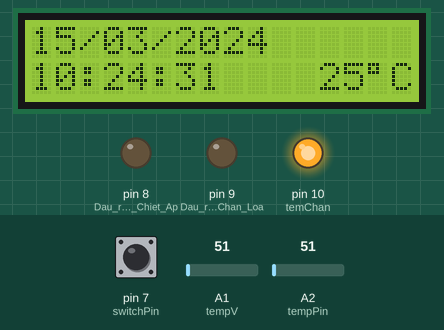
Recording of a sketch running on a simulated Arduino Uno, built with avr-gcc and run on an emulated ATmega328P. Shown: 16×2 character LCD, output pins drawn as LEDs (lit = HIGH). The inputs (shaded band) are chosen by the test bench; at power-on: pin 7 (switchPin) HIGH, A1 (tempV) = 51, A2 (tempPin) = 51. The local clock reads 2024-03-15 10:24:30 at power-on unless the sketch sets it.

Above: at 1.4 s.
1.5 s: pin 7 (switchPin) pulled LOW for 0.15 s
At 2.47 s:
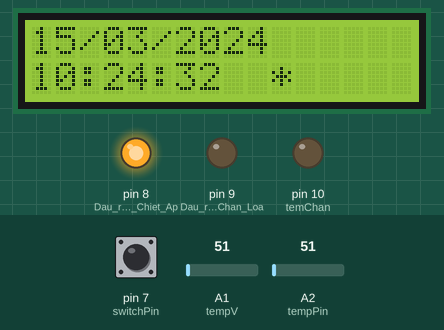
4.4 s: pin 7 (switchPin) pulled LOW for 1 s
At 6.51 s:
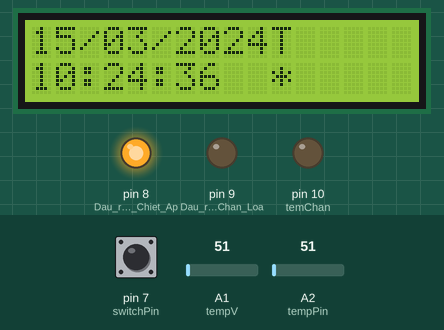
Timing chart, 0 to 8.0 s (numbered marks = the images above; inputs shaded):
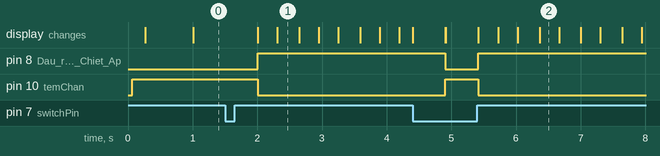

The sketch:

sketch_feb26a.ino
```cpp
// Ban quyen code thuoc ve team: Vinh, Huynh, Long Nhan
// Big Project - IOT - Thay Loi

#include<LiquidCrystal.h>   // Thu vien LCD
#include <TimeLib.h>        // Thu vien thoi gian
#include <DS1307RTC.h>      // Thu vien DS1307
//#include "RTClib.h"       // Thu vien Cai thoi gian ban dau

//RTC_DS1307 rtc;        // Khai bao DS1307

bool BaoThuc=false;      // Khong co Bao thuc

int switchPin=7;         // Chan Button
bool checkSwitch=false;  // Kiem tra xem Button co duoc nhan khong

int value;               // Gia tri Chiet Ap
const int tempV=A1;      // Chan Chiet Ap chinh bao thuc

int temValue;            // Gia tri do C
const int tempPin=A2;    // Chan Output cua LM35
int temChan=10;          // Chan nguon vao cho LM35

int dem=0;               // Bien de check cai bao thuc

int HClock;              // Gio bao thuc
int MClock;              // Phut bao thuc

LiquidCrystal lcd(12,11,5,4,3,2);  // Khoi tao cac chan LCD

tmElements_t tm;  // Khai bao Thoi gian

void setup()
{
  lcd.begin(16, 2);       // Thong bao day la LCD1602
  Serial.begin(9600);     // Mo port o muc 9600
  pinMode(9,OUTPUT);      // Dau ra Chan Loa
  pinMode(8,OUTPUT);      // Dau ra Chan Chiet Ap
  digitalWrite(8, LOW);   // Tat dau ra Chan Chiet Ap

  pinMode(switchPin,INPUT);     //Dau vao Chan Button
  pinMode(temChan,OUTPUT);      //Dau ra LM35
  digitalWrite(temChan, HIGH);  //Bat dau ra LM35

  while (!Serial) ; // Doi khoi dong cong Serial
  delay(200);       // Doi 0.2s
  //rtc.adjust(DateTime(F(__DATE__), F(__TIME__)));  //Khoi tao thoi gian ban dau
}

void loop()
{
  Time();                       // Hien thi Thoi gian
  if (BaoThuc==true) Alarm();   // Neu Bao thuc BAT thi hien thi thoi gian Bao thuc
  else {
    lcd.setCursor(11,0);        // Toi vi tri (11,0) LCD
    lcd.print("     ");         // Neu Bao thuc TAT thi hien thi thoi gian Bao thuc
  }
  if ((dem==0)&&(tm.Second%2==0)) NhietDo();  // Neu Button ko an, thi Nhiet Do se tu reset lien tuc sau 2s
  CheckButton();                // Kiem tra Button co an hay khong
}

void CheckButton()
{
  int var= digitalRead(switchPin);  // Doc gia tri Button
  if (var==LOW)                     // Neu Button duoc an
  {
    checkSwitch=true;               // Xac nhan da an Button
    delay(500);                     // Delay 0,5s de tranh sai xot
  }
  if (var==HIGH)                    // Neu Button khong duoc an
  {
    checkSwitch=false;              // Xac nhan Button Khong duoc an
  }

  if(checkSwitch==true)             // Neu da an Button
  {
      dem++;                        // So lan an Button hien tai la 1
      checkSwitch==false;           // Xac nhan Button Khong duoc an
  }
  if (dem!=0) CheckDem();           // Lam cong viec tuong duong so lan an Button
}

void print2digits(int number)       // Ham in them chu so "0"
{
  if (number >= 0 && number < 10)   // So tron khoang tu 0-10
  {
    lcd.print('0');                 // In them so 0 phia truoc
  }
  lcd.print(number);                // Sau do In so
}

void NhietDo()      // Ham in nhiet do
{
  digitalWrite(temChan, HIGH);    // Cap nguon cho LM35
  temValue=analogRead(tempPin);   // Doc gia tri LM35
  delay(1);                       // Doi 1s de tranh sai so
  float tempCelsius=(temValue*5.0/1024.0)*100.0;    // Nhiet do C
  float TempFahrenheit=(tempCelsius*9)/5.0+32;      // Nhiet do F
  lcd.setCursor(12,1);            // Toi vi tri (12,1) LCD
  lcd.print(tempCelsius,0);       // In ra do C da duoc lam tron
  lcd.setCursor(14,1);            // Toi vi tri (14,1) LCD
  lcd.write(223);                 // In ra do trong mang ma Ascii
  lcd.print("C");                 // In ra chu C
}

void ClearNhiet()   // Ham xoa Nhiet Do
{
   if (dem==1) digitalWrite(temChan, LOW);  // Neu nhan Button lan mot thi ko cap nguon cho LM35
   lcd.setCursor(10,1);      // Toi vi tri (10,1) LCD
   lcd.print("      ");      // Xoa Nhiet Do
   lcd.setCursor(10,0);      // Toi vi tri (10,0) LCD
   lcd.print(" ");           // Xoa hien thi bat tat Bao thuc
}

void CheckDem()   // Thuc hien cong viec khi nhan Button
{
  if (dem==1)     // Khi nhan Button lan 1
  {
    ClearNhiet();         // Xoa nhiet do
    OpenPoint(10,1);      // Toa do diem chinh bao thuc
    if (ChietAp(0,2)==1)  // Neu gia tri cua Chiet Ap bang 1
    {
       lcd.setCursor(10,0);   // Toi vi tri (10,0) LCD
       lcd.print('B');        // Hien thi B co nghia la BAT, da bat bao thuc
       BaoThuc=true;          // Bao thuc da bat
    }
    else if (ChietAp(0,2)==0) // Neu gia tri cua Chiet Ap bang 0
    {
      lcd.setCursor(10,0);  // Toi vi tri (10,0) LCD
      lcd.print('T');       // Hien thi T co nghia la TAT, da tat bao thuc
      BaoThuc=false;        // Bao thuc da tat
    }
  }
  if (dem==2&&BaoThuc==false) dem=4; // Khi nhan Button lan 2 va ko dat Bao thuc thi nhu da nhan Button lan 4
  if (dem==2)   // Khi nhan Button lan 2
  {
    ClearNhiet();      // Xoa nhiet do
    OpenPoint(11,1);   // Toa do diem chinh bao thuc
    OpenPoint(12,1);   // Toa do diem chinh bao thuc
    HClock=ChietAp(0,24); // Chinh gio bao thuc tu 0-23
  }
  if (dem==3)   // Khi nhan Button lan 3
  {
    ClearNhiet();     // Xoa nhiet do
    OpenPoint(14,1);  // Toa do diem chinh bao thuc
    OpenPoint(15,1);  // Toa do diem chinh bao thuc
    MClock=ChietAp(0,60);  // Chinh phut bao thuc tu 0-59
  }
  if (dem==4)  // Khi nhan Button lan 4
  {
    digitalWrite(8, LOW); // Tat Chiet Ap
    ClearNhiet();         // Xoa nhiet do va nhung thu linh tinh con lai
    dem=0;                // Khoi tao lai so lan nhan Button
    NhietDo();            // Hien thi lai Nhiet do
  }
}

int ChietAp(int Start, int Stop)  // Nhan gia tri cua Chiet Ap trong khoang tuy chon
{
    digitalWrite(8, HIGH);        // Bat Chiet Ap
    value = analogRead(tempV);    // Doc gia tri cua Chiet Ap
    delay(1);                     // Doi de tranh sai xot
    int voltage;                  // Bien de luu gia tri chuyen doi
    voltage = map(value,0,1023,Start,Stop);  // Chuyen doi gia tri cua Chiet Ap sang gia tri khac
    return voltage;               // Tra gia tri vua chuyen doi cho Ham
}

void OpenPoint(int x,int y)   // Dung de in con tro Bao thuc
{
   lcd.setCursor(x,y);        // Toi vi tri (x,y) LCD
   lcd.print('*');            // In dau * chi vi tri dang duoc thay doi
}

void Time()      // Hien thi Thoi gian
{
    if (RTC.read(tm)) {       // Doc gia tri tu DS1307
    lcd.setCursor(0,1);       // Toi vi tri (0,1) LCD
    print2digits(tm.Hour);    // In Gio
    lcd.print(':');           // In dau 2 cham
    print2digits(tm.Minute);  // In Phut
    lcd.print(':');           // In dau 2 cham
    print2digits(tm.Second);  // In giay

    lcd.setCursor(0,0);       // Toi vi tri (0,0) LCD
    print2digits(tm.Day);     // In Ngay
    lcd.print('/');           // In dau /
    print2digits(tm.Month);   // In Thang
    lcd.print('/');           // In dau /
    lcd.print(tmYearToCalendar(tm.Year));   //In Nam
  }
}

void Alarm()  // In thoi gian Bao thuc
{
    lcd.setCursor(11,0);    // Toi vi tri (11,0) LCD
    print2digits(HClock);   // In Gio Bao thuc
    lcd.print(":");         // In dau 2 cham
    print2digits(MClock);   // In Phut Bao thuc
    if ((HClock==tm.Hour)&&(MClock==tm.Minute)&&(BaoThuc==true)&&(dem==0))  // Cac dieu kien de Bao thuc reng
    {
        digitalWrite(9, HIGH);    // Cap nguon cho Loa
        tone(9,2093,250);         // Tan so am thanh phat ra
        delay(250);               // Ngat nhip cho Bao thuc
    }
    else digitalWrite(9, LOW);    // Tat Bao thuc
}
```

Measured:
- after the input at 1.5 s, pin 8 (Dau_ra_Chan_Chiet_Ap): LOW → HIGH after 0.51 s; pin 10 (temChan): HIGH → LOW after 0.50 s; the display: first changes after 0.51 s (image 1 shows a later state)
- after the input at 4.4 s, pin 8 (Dau_ra_Chan_Chiet_Ap): HIGH → LOW after 0.51 s, → HIGH 0.51 s later; pin 10 (temChan): LOW → HIGH after 0.51 s, → LOW 0.51 s later
